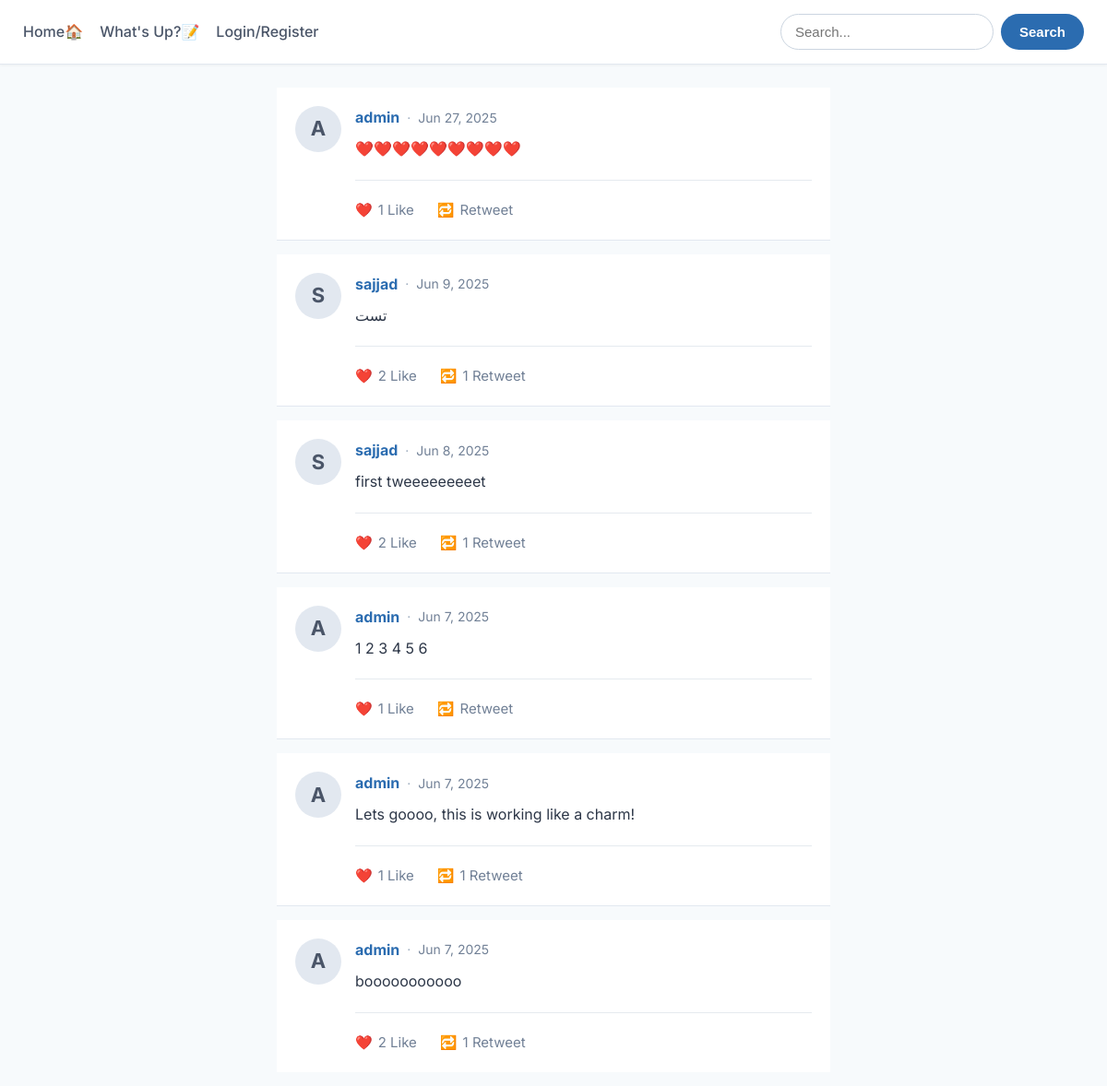
The app's page /, older data.
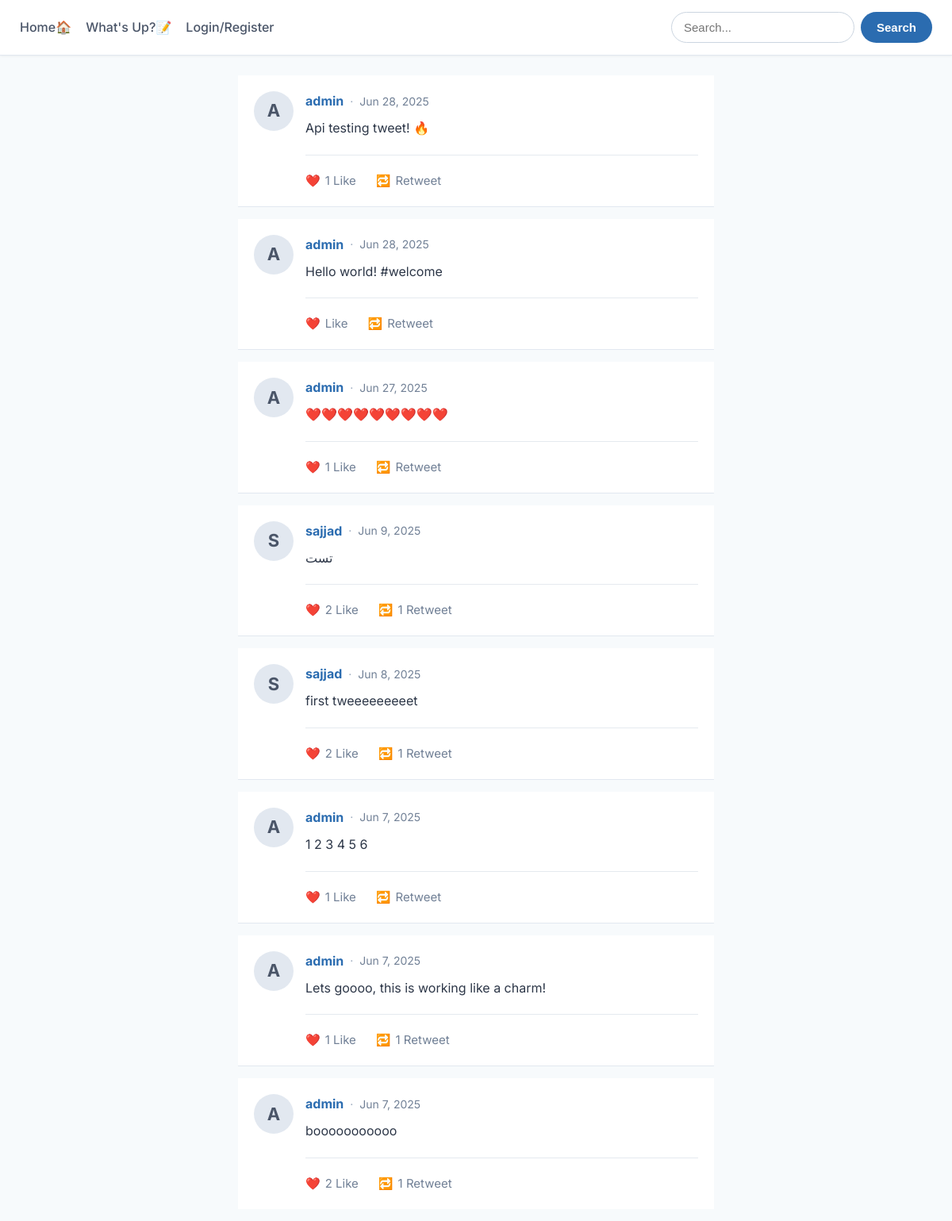
The same page, newer data.
### twitterApp/models.py (models this page shows, shortened)
class Post(models.Model):
    user = models.ForeignKey(settings.AUTH_USER_MODEL, on_delete=models.CASCADE, related_name='posts')
    content = models.TextField(max_length=280)
    created_at = models.DateTimeField(auto_now_add=True)
    @property
    def like_count(self):
        return self.likes.count()
    @property
    def retweet_count(self):
        return self.retweets.count()

class Profile(AbstractUser):
    bio = models.TextField(blank=True)
    website = models.URLField(max_length=200)
    profile_picture = models.ImageField(upload_to='profile_pics/', blank=True)

### twitterApp/views.py (the view)
# urls.py: 2. Add a URL to urlpatterns:  path('', views.home, name='home')
def home(request):
    tweets = Post.objects.all().order_by('-created_at')
    return render(request, 'index.html', {'tweets': tweets})

### templates/index.html
{% extends "base.html" %}
{% block main %}
    <div class="content-wrapper">
        {% for tweet in tweets %}
            <div class="tweet-card">
                <div class="tweet-avatar-wrapper" style="margin-right: 15px;">
                    {% if tweet.user.profile_picture %}
                        <img src="{{ tweet.user.profile_picture.url }}" alt="{{ tweet.user.username }}'s profile picture" class="tweet-avatar">
                    {% else %}
                        <div class="tweet-avatar-fallback">
                            {{ tweet.user.username.0|upper }}
                        </div>
                    {% endif %}
                </div>
                <div class="tweet-content-area">
                    <p class="tweet-header">
                        <strong class="tweet-username-link"><a href="{% url 'user_profile' username=tweet.user.username %}">{{ tweet.user.username }}</a></strong>
                        <span class="tweet-meta-separator">·</span>
                        <small class="tweet-timestamp">{{ tweet.created_at|date:"M j, Y" }}</small>
                    </p>
                    <p class="tweet-text">{{ tweet.content }}</p>
                    <hr style="border: none; border-top: 1px solid #cbd5e0; margin: 20px 0; opacity: 0.5">
                    <div class="tweet-actions">
                        {% if tweet.like_count > 0 %}
                        <a href="{% url 'like' tweet.id %}" class="tweet-action-link">❤️ <span>{{ tweet.like_count }} Like </span></a>
                        {% else %}
                        <a href="{% url 'like' tweet.id %}" class="tweet-action-link">❤️ <span>Like </span></a>
                        {% endif %}
                        {% if tweet.retweet_count > 0 %}
                        <a href="{% url 'retweet' tweet.id %}" class="tweet-action-link">🔁 <span> {{ tweet.retweet_count }} Retweet</span></a>
                        {% else %}
                        <a href="{% url 'retweet' tweet.id %}" class="tweet-action-link">🔁 <span>Retweet</span></a>
                        {% endif %}
                    </div>
                </div>
            </div>
        {% empty %}
            <p class="empty-message">No tweets to display yet.</p>
        {% endfor %}
    </div>
{% endblock %}

Row changes from the older to the newer data that the page shows:
added Post: user.username.0 "A", user.username "admin", created_at "Jun 28, 2025", content "Api testing tweet! 🔥", like_count "1", shows "Retweet"
added Post: user.username.0 "A", user.username "admin", created_at "Jun 28, 2025", content "Hello world! #welcome", shows "Like", shows "Retweet"
